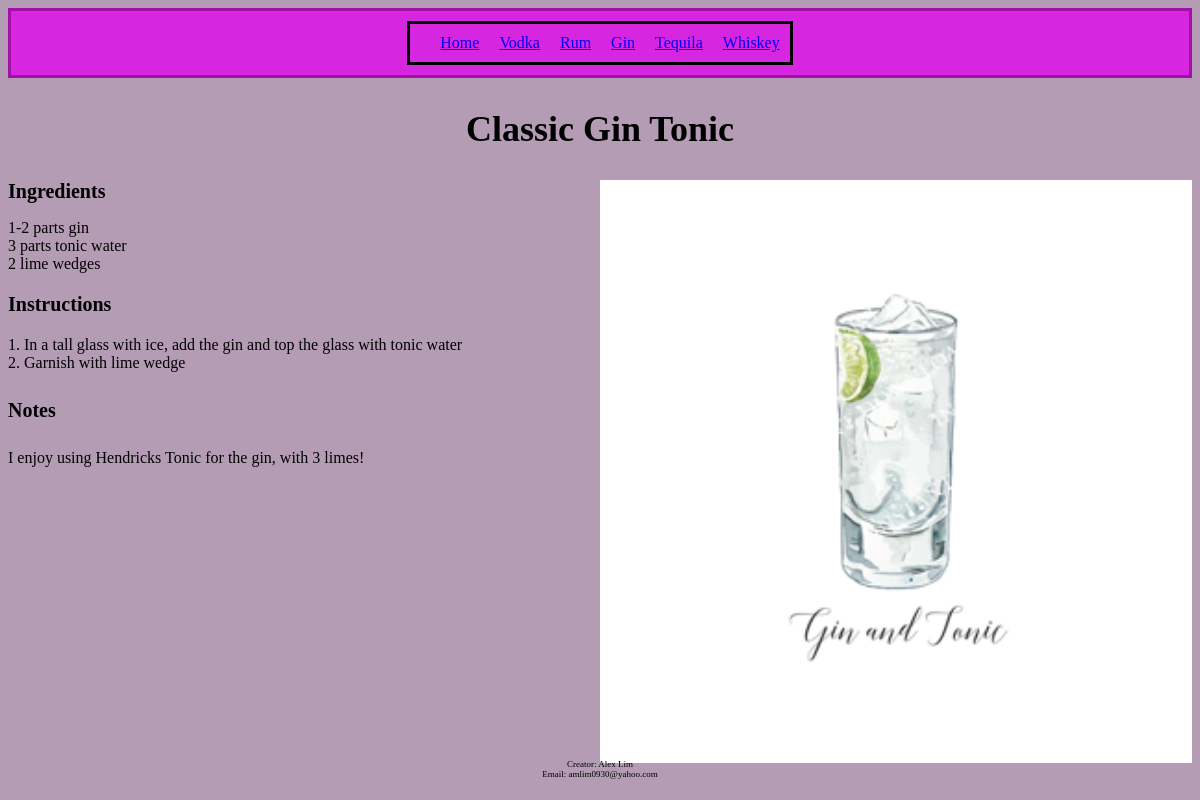
Screenshot of /gin/gin_display/1 with the database file from the repository.
### cocktail_book/models.py (models this page shows)
class Gin(models.Model):
    name = models.CharField(max_length=200)
    ingredients = models.TextField(max_length='1000', default='')
    instructions = models.TextField(max_length='1000', default='')
    notes = models.TextField(max_length='1000', default='')
    image = models.ImageField(upload_to='media/img/', default='')
    background = models.TextField(max_length='2000', default='')

### cocktail_book/views.py (the view)
# urls.py: path('gin/gin_display/<int:id>', views.gin_display, name="gin_display"),
def gin_display(request, id):
    gin_entry = Gin.objects.get(id=id)
    template = loader.get_template('gin_display.html')
    context = {
        'gin_entry': gin_entry,
    }
    return HttpResponse(template.render(context, request))

### cocktail_book/templates/gin_display.html
{% extends 'base.html' %}
{% load static %}
{% block content %}
<section>
    <h1>{{gin_entry.name}}</h1>
    <img src="{{ gin_entry.image.url }}" alt="{{ gin_entry.name }} Image">
    <h2>Ingredients</h2>
        <p>{{ gin_entry.ingredients|linebreaks }}</p>
    <h3>Instructions</h3>
        <p>{{ gin_entry.instructions|linebreaks }}</p>
    <h4>Notes</h4>
        <p>{{ gin_entry.notes|linebreaks }}</p>
</section>
{% endblock %}

### cocktail_book/productionfiles/style.css (style rules this page uses)
body { background-color: #b49cb5; font-family: Zapf Chancery, cursive; }
h1 { font-family: florence, cursive; font-size: 36px; font-weight:bold; color:black; text-align: center; }
h2, h3, h4, h5 { font-family: parkavenue, cursive; font-size: 20px; font-weight: bold; color: black; text-align:left }
img { float: right; width: 50%; }

### rows the page displays
Gin: name "Classic Gin Tonic", image (picture), ingredients "1-2 parts gin 3 parts tonic water 2 lime wedges", instructions "1. In a tall glass with ice, add the gin and top the glass with tonic water 2. Garnish with lime wedge", notes "I enjoy using Hendricks Tonic for the gin, with 3 limes!"
